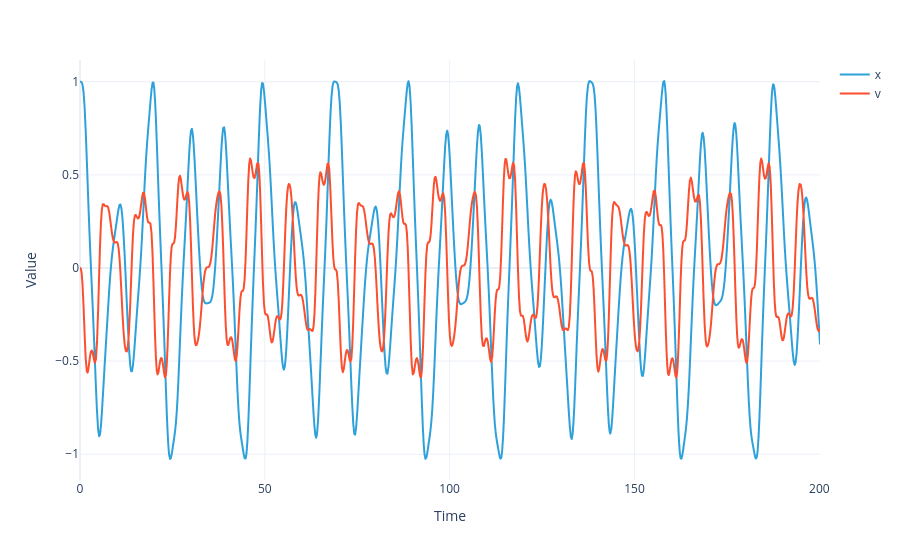

The notebook cell this image was saved under:
### Code cell
instationary_sol.visualize()

### Figure 1 — Plotly figure (JSON) as saved in the notebook; plotly's stock layout.template omitted (floating-point values rounded to 4 significant figures; data arrays with more than 128 entries replaced by an {"elided": "..."} marker saying what was removed)
{"data": [{"hovertemplate": "dof=x<br>Time=%{x}<br>Value=%{y}<extra></extra>", "legendgroup": "x", "line": {"color": "#2fa1da", "dash": "solid"}, "marker": {"symbol": "circle"}, "mode": "lines", "name": "x", "showlegend": true, "type": "scattergl", "x": {"elided": "830 float values"}, "xaxis": "x", "y": {"elided": "830 float values"}, "yaxis": "y"}, {"hovertemplate": "dof=v<br>Time=%{x}<br>Value=%{y}<extra></extra>", "legendgroup": "v", "line": {"color": "#fb4f2f", "dash": "solid"}, "marker": {"symbol": "circle"}, "mode": "lines", "name": "v", "showlegend": true, "type": "scattergl", "x": {"elided": "830 float values"}, "xaxis": "x", "y": {"elided": "830 float values"}, "yaxis": "y"}], "layout": {"legend": {"title": {}, "tracegroupgap": 0}, "margin": {"t": 60}, "xaxis": {"anchor": "y", "domain": [0, 1], "title": {"text": "Time"}}, "yaxis": {"anchor": "x", "domain": [0, 1], "title": {"text": "Value"}}}}
